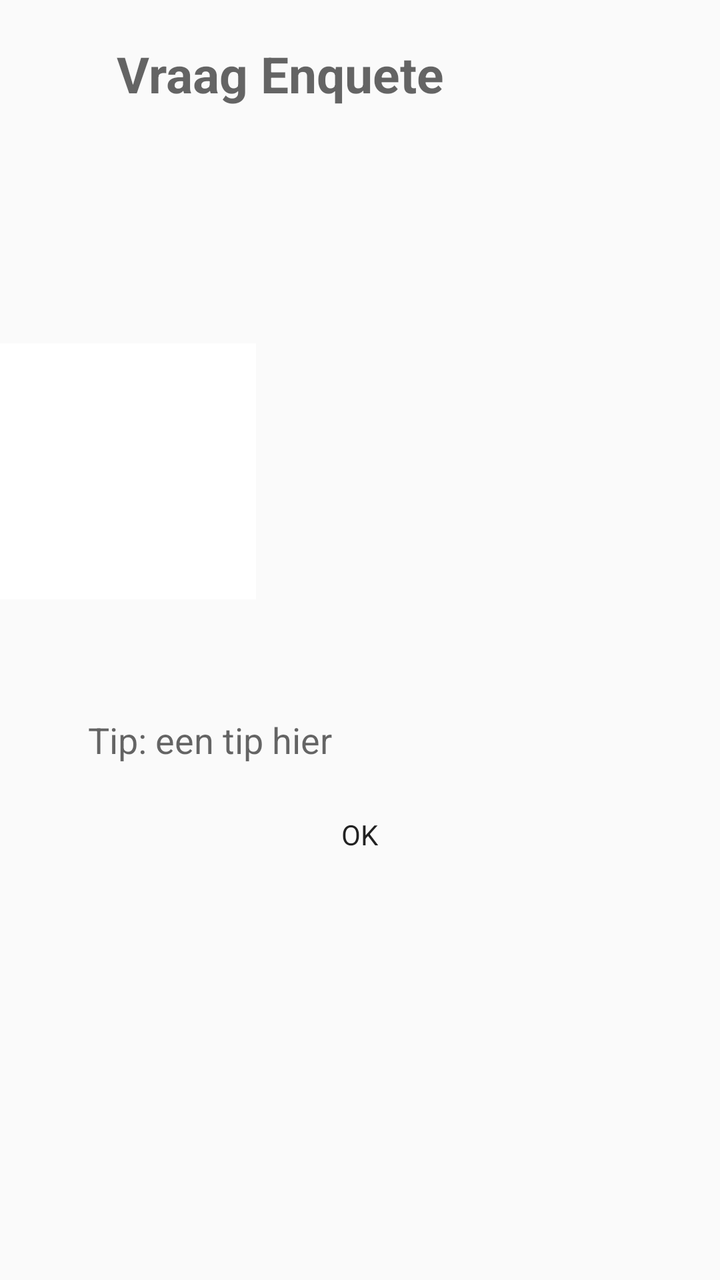
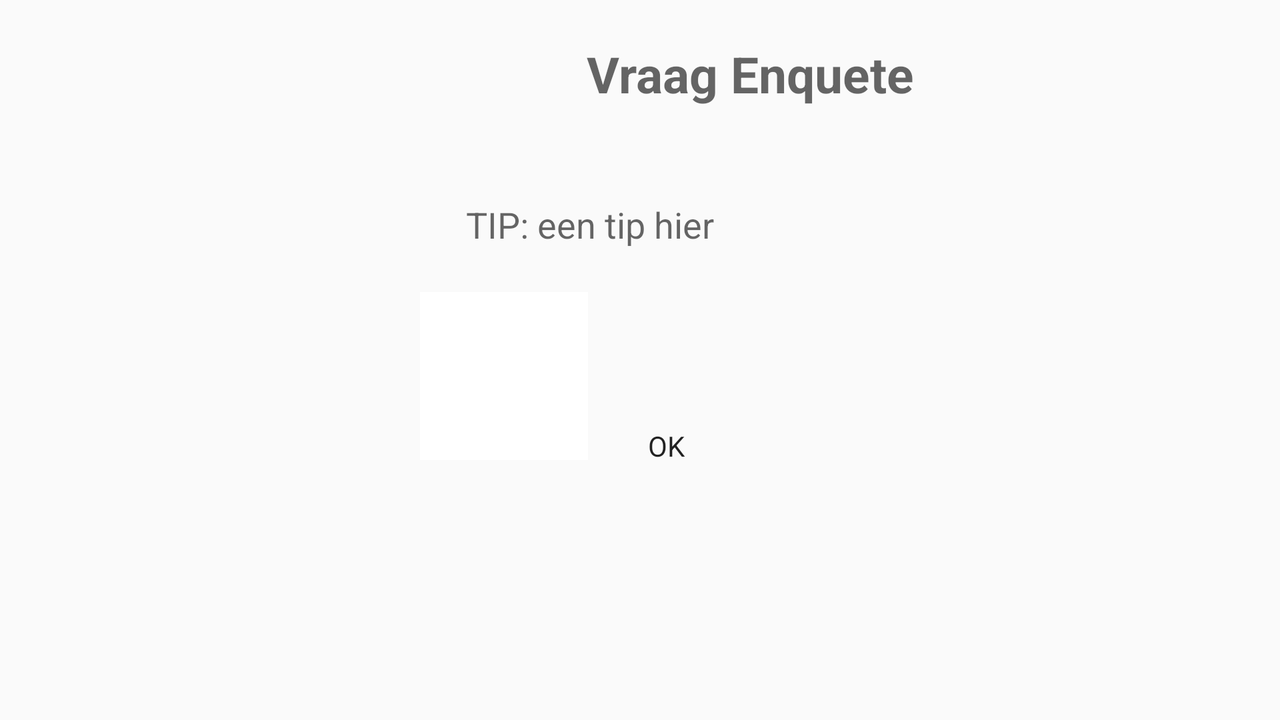

The same Android screen from two of the app's own layout files: first res/layout/ as a phone draws it, then the repository's variant for another configuration, drawn on a device whose configuration selects that folder. Both files follow.
<!-- AndroidManifest.xml: application theme ThemeBostoen -->
<!-- res/layout/vragenscherm_layout.xml -->
<?xml version="1.0" encoding="utf-8"?>
<ScrollView xmlns:android="http://schemas.android.com/apk/res/android"
    android:layout_height="match_parent"
    android:layout_width="match_parent">



<LinearLayout xmlns:android="http://schemas.android.com/apk/res/android"
        android:orientation="vertical"
        android:layout_width="match_parent"
        android:layout_height="wrap_content"
        android:weightSum="1"
        android:baselineAligned="false">

        <TextView
            android:layout_width="238dp"
            android:layout_height="wrap_content"
            android:width="0dip"
            android:textAppearance="?android:attr/textAppearanceMedium"
            android:text="@string/lblQuestionVragenscherm"
            android:id="@+id/txtVraag"
            android:layout_gravity="center_horizontal"
            android:layout_weight="0.15"
            android:textAlignment="center"
            android:textSize="25dp"
            android:textStyle="bold"
            android:enabled="true"
            android:layout_alignParentTop="true"
            android:layout_alignParentEnd="true"
            android:layout_marginEnd="40dp"
            android:layout_marginTop="20dp" />



        <ListView
            android:layout_width="match_parent"
            android:layout_height="118dp"
            android:divider="@null"
            android:dividerHeight="0dp"
            android:id="@+id/AntwoordenList"/>


        <ImageView
            android:layout_width="128dp"
            android:layout_height="128dp"
            android:id="@+id/imageView"
            android:background="#ffffff"
            android:layout_marginBottom="50dp"
            android:layout_alignParentBottom="true"
            android:layout_toStartOf="@+id/btnOK" />

    <LinearLayout
        android:orientation="horizontal"
        android:layout_width="match_parent"
        android:layout_height="58dp">

        <ImageView
            android:layout_width="34dp"
            android:layout_height="39dp"
            android:id="@+id/imgInfo"
            android:src="@drawable/info" />

        <TextView
            android:layout_width="wrap_content"
            android:layout_height="wrap_content"
            android:textAppearance="?android:attr/textAppearanceMedium"
            android:text="@string/lblTipVragenscherm"
            android:id="@+id/txtTip"
            android:layout_alignTop="@+id/imageView"
            android:layout_toEndOf="@+id/imageView"
            android:layout_marginTop="8dp"
            android:layout_marginLeft="10dp" />

    </LinearLayout>

    <Button
            android:layout_width="wrap_content"
            android:layout_height="wrap_content"
            android:text="@string/btnOkVragenscherm"
            android:id="@+id/btnOK"
            android:layout_above="@+id/txtTip"
            android:layout_centerHorizontal="true"
            android:layout_marginBottom="50dp"
            android:layout_gravity="center"/>

</LinearLayout>
</ScrollView>
<!-- resources referenced by this layout -->
<resources>
  <string name="btnOkVragenscherm">OK</string>
  <string name="lblQuestionVragenscherm">Vraag Enquete</string>
  <string name="lblTipVragenscherm">Tip: een tip hier</string>
  <style name="ThemeBostoen" parent="@style/Theme.AppCompat.Light.NoActionBar">
          <item name="android:textColorPrimary">#000000</item>
          <item name="android:colorForeground">#e3000b</item>
          <item name="android:colorBackground">#ffffffff</item>
          <item name="android:windowTitleBackgroundStyle">@style/WindowTitleBackground</item>
          <item name="android:windowBackground">@color/background</item>
  
          <item name="android:windowNoTitle">true</item>
          <item name="android:textViewStyle">@style/RobotoTextViewStyle</item>
          <item name="android:windowTitleSize">50dip</item>
          <item name="android:listViewStyle">@style/listViewStyle</item>
          <item name="android:radioButtonStyle">@style/radiobutton</item>
          <item name="android:buttonStyle">@style/button_style</item>
          <item name="android:textSize">20dp</item>
          <item name="buttonStyle">@style/button_style</item>
  
  
  </style>
  <style name="WindowTitleBackground">
          <item name="android:background">#e3000b</item>
      </style>
  <color name="background">#ffffffff</color>
  <style name="RobotoTextViewStyle">
          <item name="android:fontFamily">"fonts/Robot-Regular"</item>
          <item name="android:textColor">#000000</item>
  
      </style>
  <style name="listViewStyle" parent="android:style/Widget.ListView">
          <item name="android:background">#ffffff</item>
          <item name="android:textViewStyle">@style/RobotoTextViewStyle</item>
      </style>
  <style name="radiobutton" parent="@android:style/Widget.CompoundButton.RadioButton">
          <item name="android:button">@drawable/selectr</item>
          <item name="android:textColor">#000000</item>
      </style>
  <style name="button_style">
          <item name="android:fontFamily">"fonts/Robot-Regular"</item>
          <item name="android:textColor">#E0E0E0</item>
          <item name="android:gravity">center_horizontal</item>
          <item name="android:textStyle">bold</item>
          <item name="android:textSize">20dp</item>
          <item name="android:background">@drawable/costum_button_red</item>
  
      </style>
  <!-- drawable selectr (drawable) -->
  <?xml version="1.0" encoding="utf-8"?>
  <selector xmlns:android="http://schemas.android.com/apk/res/android">
      <item android:state_checked="true" android:state_window_focused="false"
          android:drawable="@drawable/rbtn_checked" />
      <item android:state_checked="false" android:state_window_focused="false"
          android:drawable="@drawable/rbtn_unchecked" />
      <item android:state_checked="true" android:state_pressed="true"
          android:drawable="@drawable/rbtn_checked" />
      <item android:state_checked="false" android:state_pressed="true"
          android:drawable="@drawable/rbtn_unchecked" />
      <item android:state_checked="true" android:state_focused="true"
          android:drawable="@drawable/rbtn_checked" />
      <item android:state_checked="false" android:state_focused="true"
          android:drawable="@drawable/rbtn_unchecked" />
      <item android:state_checked="false" android:drawable="@drawable/rbtn_unchecked" />
      <item android:state_checked="true" android:drawable="@drawable/rbtn_checked" />
  </selector>
</resources>
<!-- res/layout-land/vragenscherm_layout.xml (the repository's variant of the layout above) -->
<!-- drawn on the phone turned sideways -->
<?xml version="1.0" encoding="utf-8"?>
<LinearLayout xmlns:android="http://schemas.android.com/apk/res/android"
    android:layout_height="match_parent"
    android:layout_width="match_parent"
    android:orientation="horizontal">

    <LinearLayout
        android:layout_width="190dp"
        android:layout_height="match_parent"
        android:orientation="vertical">
            <FrameLayout
                android:layout_width="192dp"
                android:layout_height="match_parent">
                <ListView
                    android:layout_width="186dp"
                    android:layout_height="match_parent"
                    android:divider="@null"
                    android:dividerHeight="0dp"
                    android:id="@+id/AntwoordenList"/>
            </FrameLayout>

    </LinearLayout>

    <LinearLayout xmlns:android="http://schemas.android.com/apk/res/android"
        android:orientation="vertical"
        android:layout_width="match_parent"
        android:layout_height="match_parent"
        android:weightSum="1"
        android:baselineAligned="false">

        <TextView
            android:layout_width="326dp"
            android:layout_height="75dp"
            android:textAppearance="?android:attr/textAppearanceMedium"
            android:text="Vraag Enquete"
            android:id="@+id/txtVraag"
            android:layout_gravity="center_horizontal"
            android:textAlignment="center"
            android:textSize="25dp"
            android:textStyle="bold"
            android:enabled="true"
            android:layout_alignParentTop="true"
            android:layout_alignParentEnd="true"
            android:layout_marginEnd="40dp"
            android:layout_marginTop="20dp" />

        <LinearLayout
            android:orientation="horizontal"
            android:layout_width="387dp"
            android:layout_height="wrap_content"
            android:weightSum="1">

            <ImageView
                android:layout_width="33dp"
                android:layout_height="38dp"
                android:id="@+id/imgInfo"
                android:src="@drawable/info" />

            <TextView
                android:layout_width="wrap_content"
                android:layout_height="36dp"
                android:textAppearance="?android:attr/textAppearanceMedium"
                android:text="TIP: een tip hier"
                android:id="@+id/txtTip"
                android:layout_marginBottom="10dp"
                android:layout_alignTop="@+id/imageView"
                android:layout_toEndOf="@+id/imageView"
                android:layout_weight="1.35"
                android:layout_marginTop="5dp"
                android:layout_marginLeft="10dp" />

        </LinearLayout>

        <LinearLayout
            android:orientation="horizontal"
            android:layout_width="match_parent"
            android:layout_height="match_parent"
            android:weightSum="1">

            <ImageView
                android:layout_width="84dp"
                android:layout_height="84dp"
                android:id="@+id/imageView"
                android:background="#ffffff"
                android:layout_alignParentBottom="true"
                android:layout_toStartOf="@+id/btnOK"
                android:layout_marginLeft="20dp"/>

            <Button
                android:layout_width="80dp"
                android:layout_height="wrap_content"
                android:text="OK"
                android:id="@+id/btnOK"
                android:layout_above="@+id/txtTip"
                android:layout_centerHorizontal="true"
                android:layout_marginBottom="50dp"
                android:layout_gravity="center"
                android:layout_marginTop="20dp"
                android:layout_marginLeft="30dp" />
        </LinearLayout>

    </LinearLayout>
</LinearLayout>
<!-- resources referenced by the variant -->
<!-- as the phone turned sideways resolves them -->
<resources>
  <style name="ThemeBostoen" parent="@style/Theme.AppCompat.Light.NoActionBar">
          <item name="android:textColorPrimary">#000000</item>
          <item name="android:colorForeground">#e3000b</item>
          <item name="android:colorBackground">#ffffffff</item>
          <item name="android:windowTitleBackgroundStyle">@style/WindowTitleBackground</item>
          <item name="android:windowBackground">@color/background</item>
  
          <item name="android:windowNoTitle">true</item>
          <item name="android:textViewStyle">@style/RobotoTextViewStyle</item>
          <item name="android:windowTitleSize">50dip</item>
          <item name="android:listViewStyle">@style/listViewStyle</item>
          <item name="android:radioButtonStyle">@style/radiobutton</item>
          <item name="android:buttonStyle">@style/button_style</item>
          <item name="android:textSize">20dp</item>
          <item name="buttonStyle">@style/button_style</item>
  
  
  </style>
  <style name="WindowTitleBackground">
          <item name="android:background">#e3000b</item>
      </style>
  <color name="background">#ffffffff</color>
  <style name="RobotoTextViewStyle">
          <item name="android:fontFamily">"fonts/Robot-Regular"</item>
          <item name="android:textColor">#000000</item>
  
      </style>
  <style name="listViewStyle" parent="android:style/Widget.ListView">
          <item name="android:background">#ffffff</item>
          <item name="android:textViewStyle">@style/RobotoTextViewStyle</item>
      </style>
  <style name="radiobutton" parent="@android:style/Widget.CompoundButton.RadioButton">
          <item name="android:button">@drawable/selectr</item>
          <item name="android:textColor">#000000</item>
      </style>
  <style name="button_style">
          <item name="android:fontFamily">"fonts/Robot-Regular"</item>
          <item name="android:textColor">#E0E0E0</item>
          <item name="android:gravity">center_horizontal</item>
          <item name="android:textStyle">bold</item>
          <item name="android:textSize">20dp</item>
          <item name="android:background">@drawable/costum_button_red</item>
  
      </style>
  <!-- drawable selectr (drawable) -->
  <?xml version="1.0" encoding="utf-8"?>
  <selector xmlns:android="http://schemas.android.com/apk/res/android">
      <item android:state_checked="true" android:state_window_focused="false"
          android:drawable="@drawable/rbtn_checked" />
      <item android:state_checked="false" android:state_window_focused="false"
          android:drawable="@drawable/rbtn_unchecked" />
      <item android:state_checked="true" android:state_pressed="true"
          android:drawable="@drawable/rbtn_checked" />
      <item android:state_checked="false" android:state_pressed="true"
          android:drawable="@drawable/rbtn_unchecked" />
      <item android:state_checked="true" android:state_focused="true"
          android:drawable="@drawable/rbtn_checked" />
      <item android:state_checked="false" android:state_focused="true"
          android:drawable="@drawable/rbtn_unchecked" />
      <item android:state_checked="false" android:drawable="@drawable/rbtn_unchecked" />
      <item android:state_checked="true" android:drawable="@drawable/rbtn_checked" />
  </selector>
</resources>
